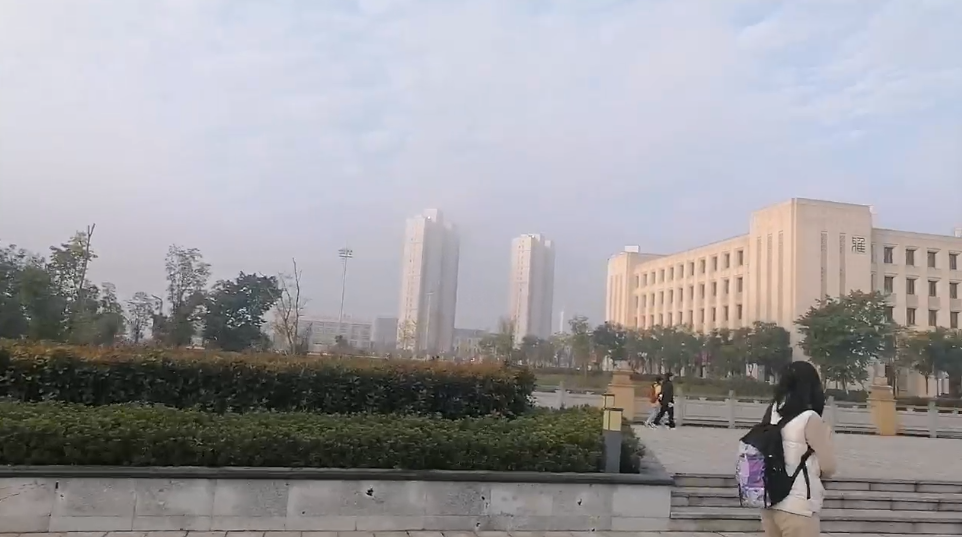
#> input picture Code/a1.jpg, 962 x 537 px
$ python Retinex.py
#> lines starting #> are read from the running program, lines starting #| are printed output that depends on the picture; long printed decimals are rounded
import cv2
import numpy as np

# 读取图片
img_path = "a1.jpg"
img = cv2.imread(img_path)
#> img is the input picture: shape (537, 962, 3); mean B, G, R 159.4, 155.5, 157.1

# 显示原图
cv2.imshow("original", img)
cv2.waitKey(0)

# 计算暗通道图像
patch_size = 15
half_patch_size = (patch_size - 1) // 2
dark_channel = np.zeros((img.shape[0], img.shape[1]), np.uint8)
for i in range(half_patch_size, img.shape[0] - half_patch_size):
    for j in range(half_patch_size, img.shape[1] - half_patch_size):
        patch = img[i - half_patch_size:i + half_patch_size + 1, j - half_patch_size:j + half_patch_size + 1]
        dark_channel[i, j] = np.min(patch)
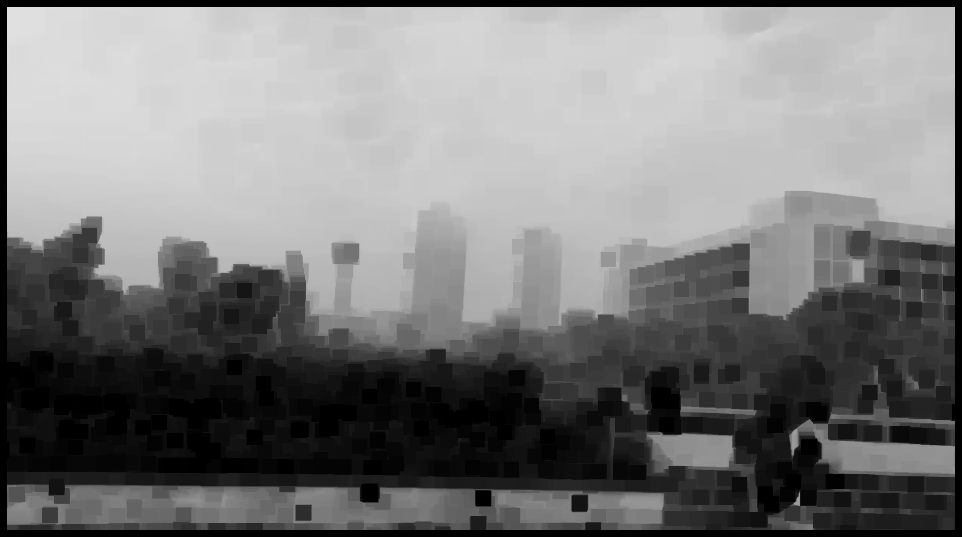
#> dark_channel: shape (537, 962); min 0, max 225, mean 120.8

# 显示暗通道图像
cv2.imshow("dark_channel", dark_channel)
cv2.waitKey(0)

# 估计大气浓度
top_num = int(np.prod(img.shape[:2]) * 0.001)
#> top_num = 516
dark_channel_flat = dark_channel.flatten()
indices = dark_channel_flat.argsort()[-top_num:]
#> indices = 516 values, max 34647 at index 1, min 6741 at index 515, mean 19718.9
atmosphere = np.zeros(3)
for index in indices:
    atmosphere += img.reshape(-1, 3)[index]
#> this loop made 516 passes
#> (index, atmosphere) on passes 1 to 3: (12547, [233, 223, 223]), (34647, [465, 447, 447]), (34646, [697, 671, 671])
#> after the loop, atmosphere = [119749, 115688, 115605]
atmosphere = atmosphere / top_num
#> atmosphere = [232.1, 224.2, 224]

print("atmosphere:", atmosphere)
#| atmosphere: [232.072 224.202 224.041]

# 图像去雾
t = 0.1
omega = 0.95
img_norm = img / 255.0
transmission = 1 - omega * dark_channel.astype("float32") / np.max(dark_channel)
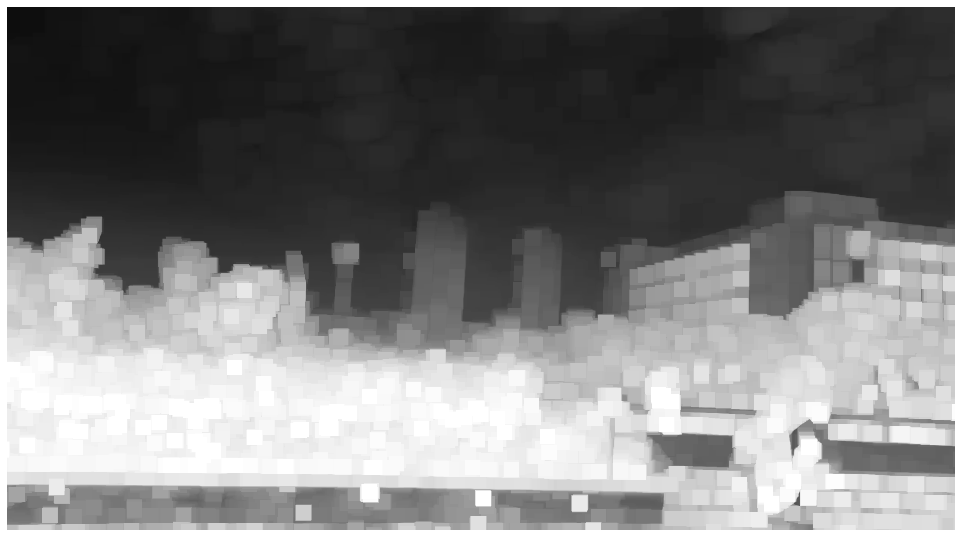
#> transmission: shape (537, 962) float32; min 0.05, max 1, mean 0.49
for i in range(3):
    img_norm[:, :, i] = (img_norm[:, :, i] - atmosphere[i]) / transmission + atmosphere[i]
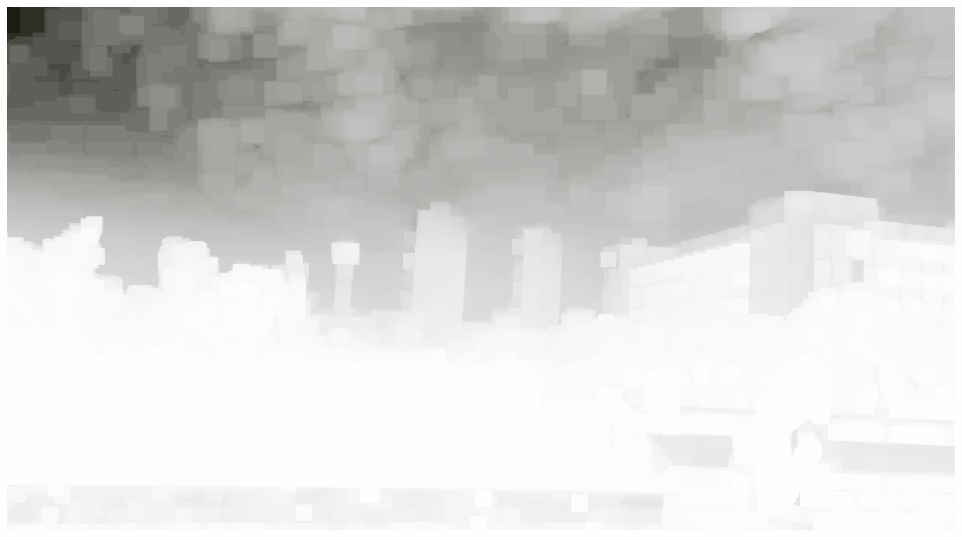
#> img_norm: shape (537, 962, 3) float64; mean B, G, R -714.6, -690.4, -690; drawn with min black and max white
img_norm = np.clip(img_norm, 0, 1)
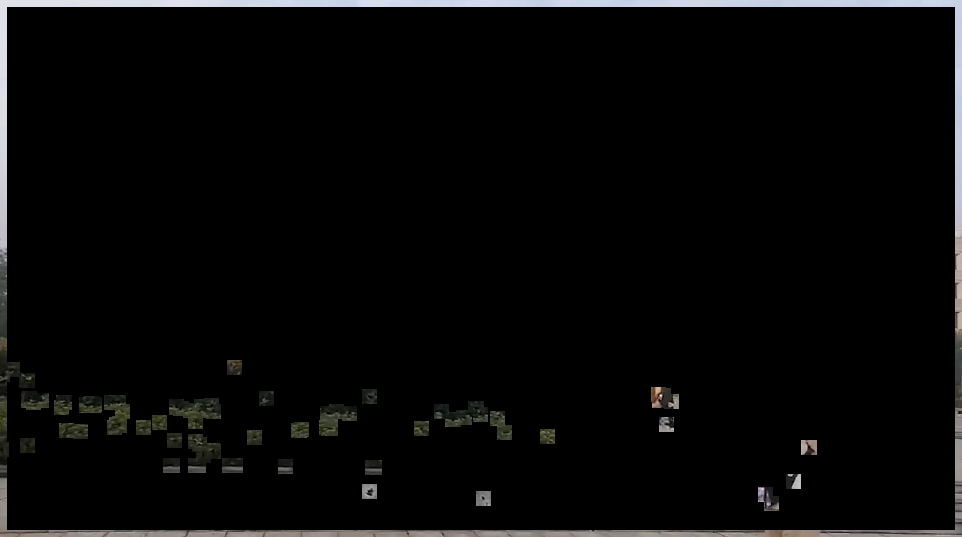
#> img_norm: shape (537, 962, 3) float64; mean B, G, R 0.031, 0.0313, 0.0313

# 显示去雾后的图像
cv2.imshow("dehazed", img_norm)
cv2.waitKey(0)

$ run again, with Code/a2.jpg copied over Code/a1.jpg
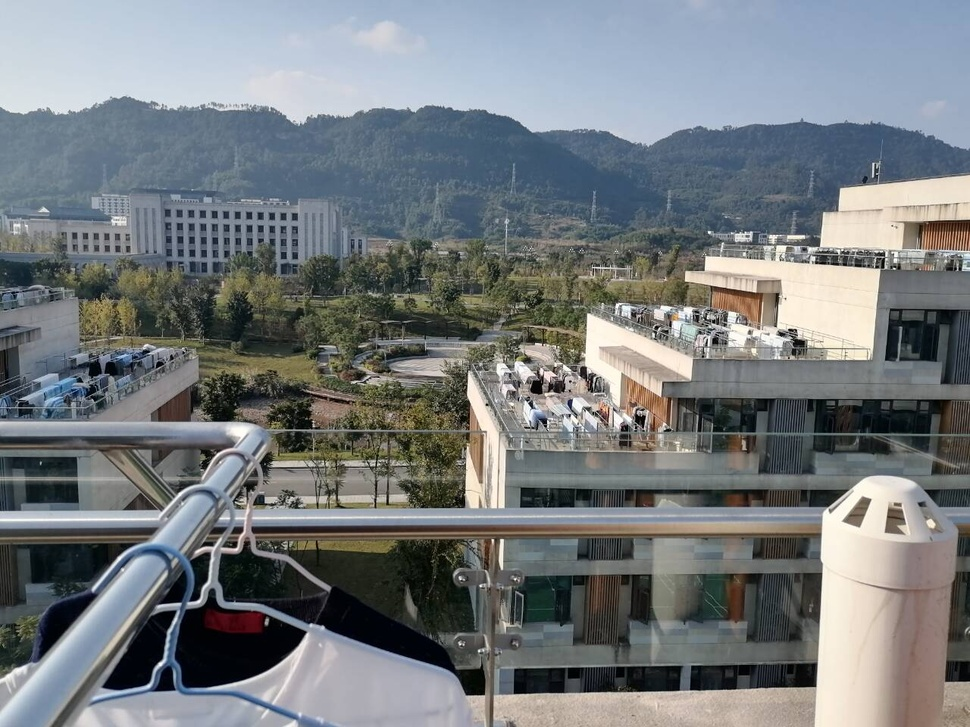
#> input picture Code/a2.jpg, 970 x 727 px, shrunk from 1280 x 960 before the run
#> img is the input picture: shape (727, 970, 3); mean B, G, R 125.7, 122.8, 117.9
#> after the loop `for i in range(half_patch_size, img.shape[0] - half_patch_size):`:
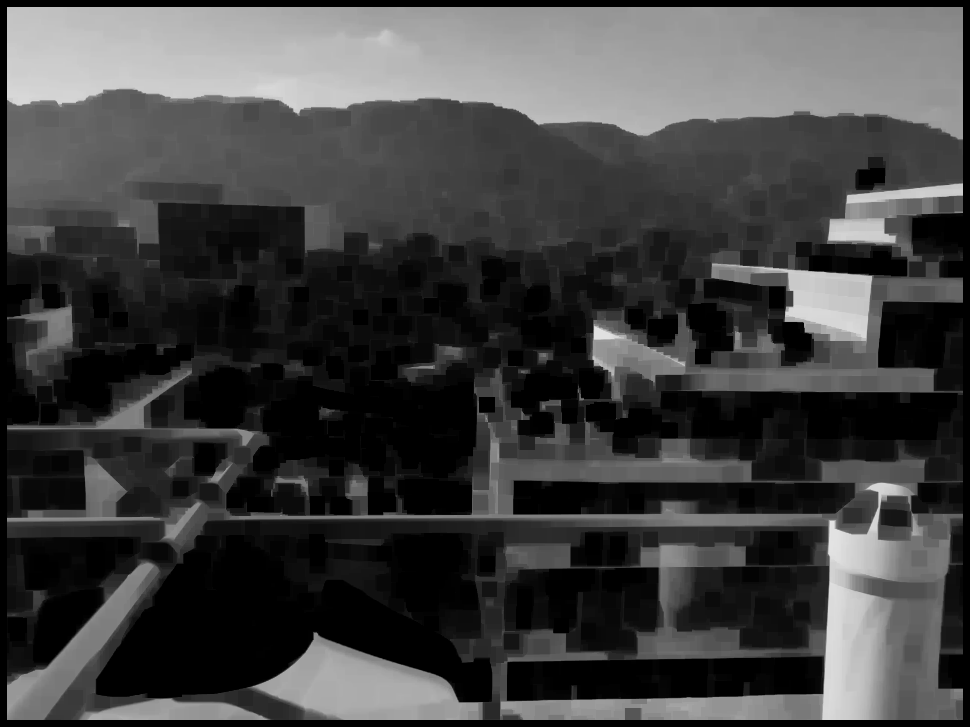
#> dark_channel: shape (727, 970); min 0, max 228, mean 64.8
#> indices = 705 values, max 621632 at index 29, min 317785 at index 243, mean 492490.4
#> the loop `for index in indices:` made 705 passes
#> (index, atmosphere) on passes 1 to 3: (598354, [227, 243, 250]), (581866, [451, 485, 499]), (575076, [676, 728, 749])
#> after the loop `for index in indices:`: atmosphere = [161526, 172341, 177579]
#> `atmosphere = atmosphere / top_num`: atmosphere = [229.1, 244.5, 251.9]
#| atmosphere: [229.115 244.455 251.885]
#> `img_norm = np.clip(img_norm, 0, 1)`:
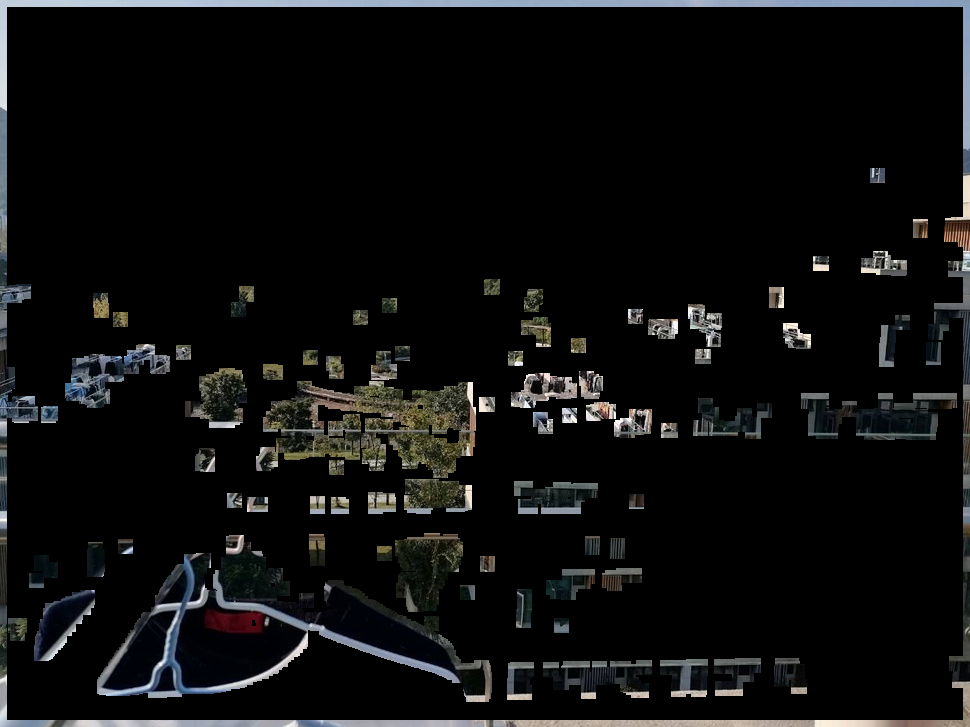
#> img_norm: shape (727, 970, 3) float64; mean B, G, R 0.0575, 0.0577, 0.056

$ run again, with Code/a5.jpg copied over Code/a1.jpg
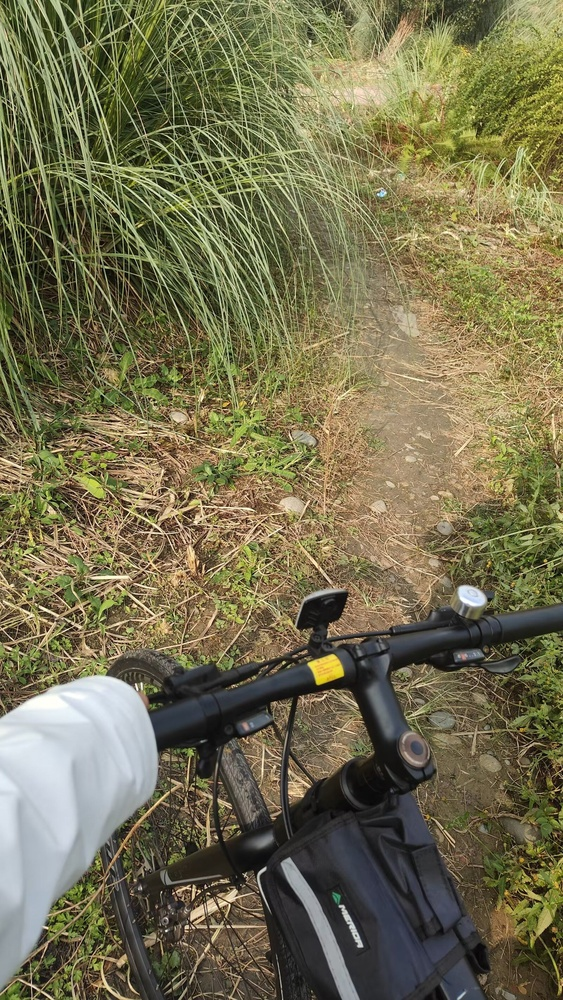
#> input picture Code/a5.jpg, 563 x 1000 px, shrunk from 1600 x 2844 before the run
#> img is the input picture: shape (1000, 563, 3); mean B, G, R 80.2, 111.7, 116.9
#> after the loop `for i in range(half_patch_size, img.shape[0] - half_patch_size):`:
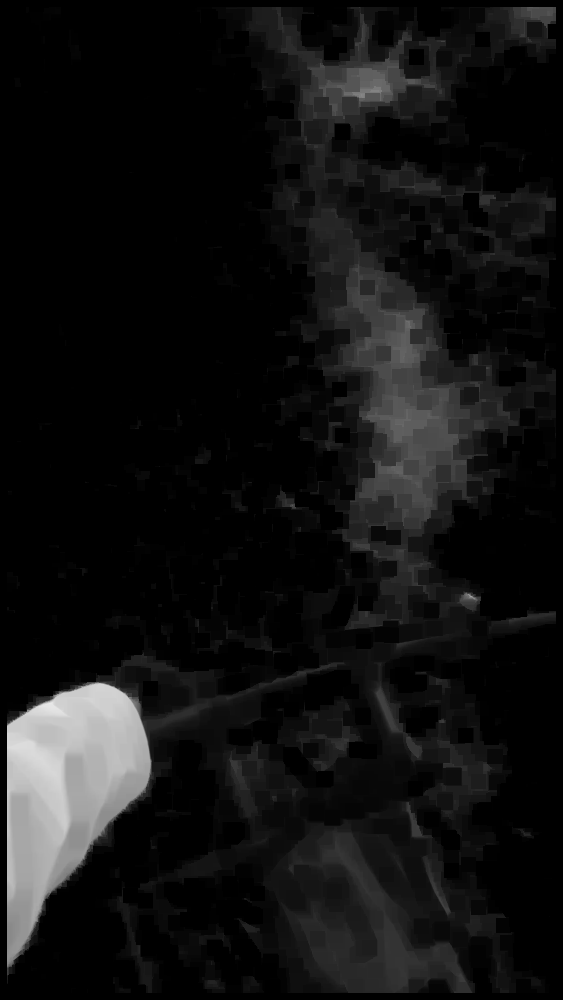
#> dark_channel: shape (1000, 563); min 0, max 233, mean 17.9
#> indices = 563 values, max 431306 at index 16, min 395276 at index 119, mean 411455.3
#> the loop `for index in indices:` made 563 passes
#> (index, atmosphere) on passes 1 to 3: (400326, [238, 235, 227]), (429051, [477, 465, 447]), (419447, [716, 697, 670])
#> after the loop `for index in indices:`: atmosphere = [136810, 134310, 130334]
#> `atmosphere = atmosphere / top_num`: atmosphere = [243, 238.6, 231.5]
#| atmosphere: [243.002  238.561 231.499 ]
#> `img_norm = np.clip(img_norm, 0, 1)`:
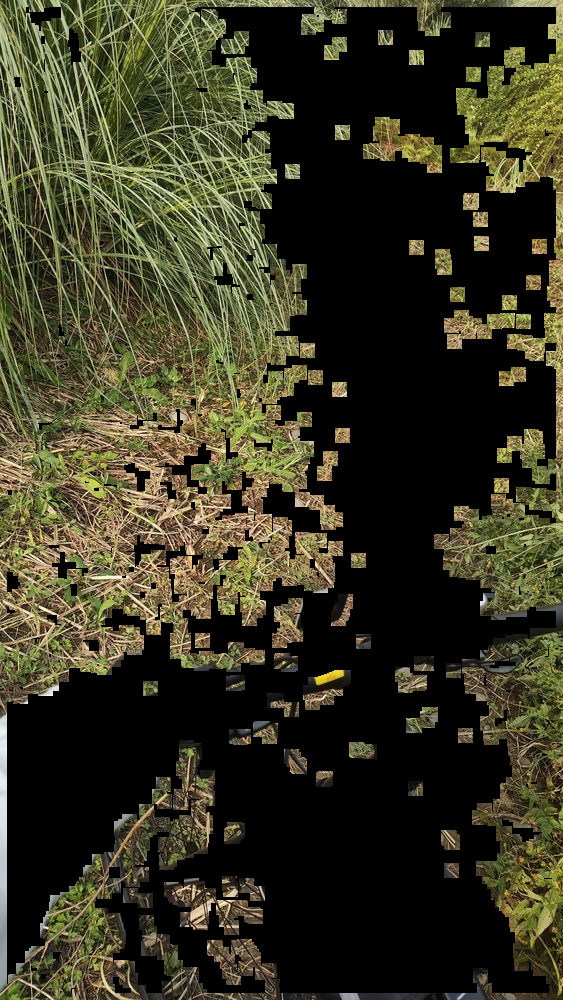
#> img_norm: shape (1000, 563, 3) float64; mean B, G, R 0.135, 0.213, 0.22

$ run again, with Code/a6.jpg copied over Code/a1.jpg
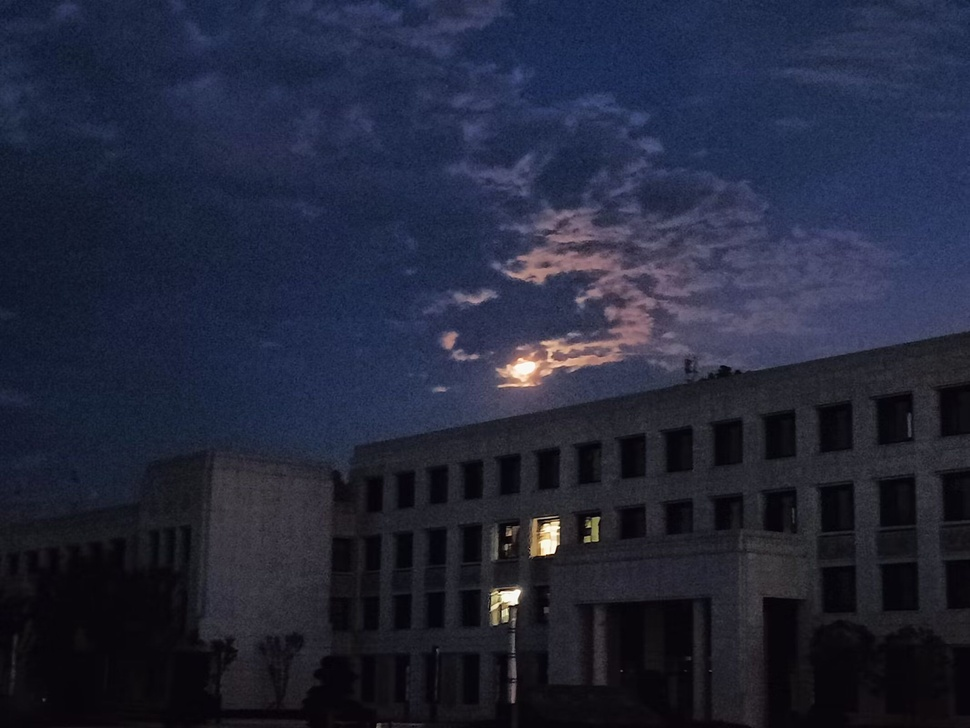
#> input picture Code/a6.jpg, 970 x 728 px, shrunk from 2133 x 1600 before the run
#> img is the input picture: shape (728, 970, 3); mean B, G, R 58.5, 39.1, 35.2
#> after the loop `for i in range(half_patch_size, img.shape[0] - half_patch_size):`:
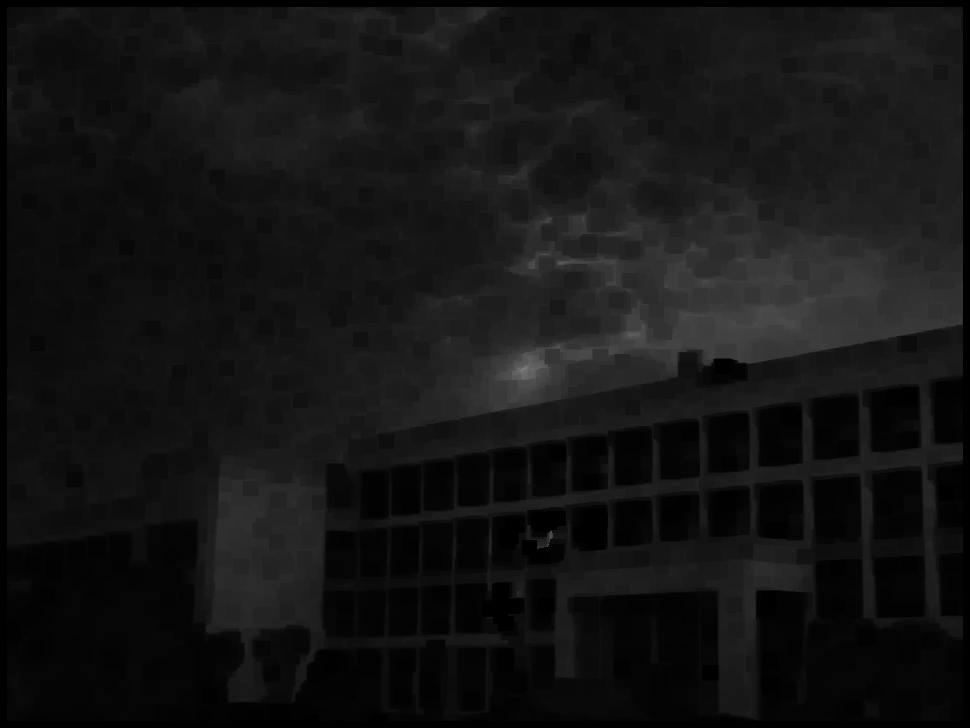
#> dark_channel: shape (728, 970); min 0, max 131, mean 20
#> indices = 706 values, max 528228 at index 254, min 254698 at index 78, mean 351301
#> the loop `for index in indices:` made 706 passes
#> (index, atmosphere) on passes 1 to 3: (324607, [121, 113, 144]), (315892, [248, 225, 287]), (367195, [348, 337, 453])
#> after the loop `for index in indices:`: atmosphere = [118785, 128829, 149771]
#> `atmosphere = atmosphere / top_num`: atmosphere = [168.3, 182.5, 212.1]
#| atmosphere: [168.251 182.477 212.140]
#> `img_norm = np.clip(img_norm, 0, 1)`:
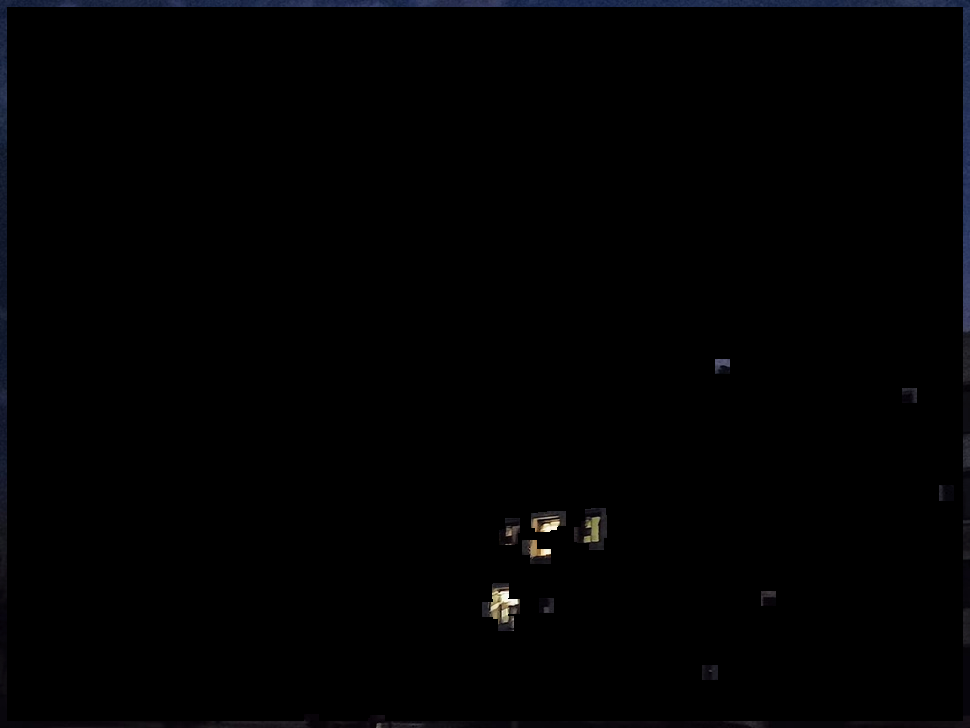
#> img_norm: shape (728, 970, 3) float64; mean B, G, R 0.00794, 0.00567, 0.00531
